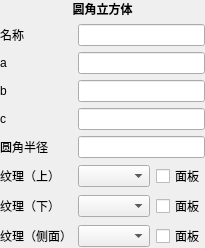
          <widget class="QWidget" name="rCubePanel">
           <layout class="QVBoxLayout" name="verticalLayout_6" stretch="0,1">
            <property name="leftMargin">
             <number>0</number>
            </property>
            <property name="topMargin">
             <number>0</number>
            </property>
            <property name="rightMargin">
             <number>0</number>
            </property>
            <property name="bottomMargin">
             <number>0</number>
            </property>
            <item>
             <widget class="QLabel" name="label_13">
              <property name="font">
               <font>
                <bold>true</bold>
               </font>
              </property>
              <property name="text">
               <string>圆角立方体</string>
              </property>
              <property name="alignment">
               <set>Qt::AlignmentFlag::AlignCenter</set>
              </property>
             </widget>
            </item>
            <item>
             <layout class="QFormLayout" name="formLayout_5">
              <item row="0" column="0">
               <widget class="QLabel" name="Label_18">
                <property name="text">
                 <string>名称</string>
                </property>
               </widget>
              </item>
              <item row="0" column="1">
               <widget class="QLineEdit" name="rCubeName"/>
              </item>
              <item row="1" column="0">
               <widget class="QLabel" name="aLabel_2">
                <property name="text">
                 <string>a</string>
                </property>
               </widget>
              </item>
              <item row="1" column="1">
               <widget class="QLineEdit" name="rCubeA"/>
              </item>
              <item row="2" column="0">
               <widget class="QLabel" name="bLabel_2">
                <property name="text">
                 <string>b</string>
                </property>
               </widget>
              </item>
              <item row="2" column="1">
               <widget class="QLineEdit" name="rCubeB"/>
              </item>
              <item row="3" column="0">
               <widget class="QLabel" name="cLabel_2">
                <property name="text">
                 <string>c</string>
                </property>
               </widget>
              </item>
              <item row="3" column="1">
               <widget class="QLineEdit" name="rCubeC"/>
              </item>
              <item row="4" column="0">
               <widget class="QLabel" name="Label_19">
                <property name="text">
                 <string>圆角半径</string>
                </property>
               </widget>
              </item>
              <item row="4" column="1">
               <widget class="QLineEdit" name="rCubeRadius"/>
              </item>
              <item row="5" column="0">
               <widget class="QLabel" name="Label_20">
                <property name="text">
                 <string>纹理（上）</string>
                </property>
               </widget>
              </item>
              <item row="6" column="0">
               <widget class="QLabel" name="Label_21">
                <property name="text">
                 <string>纹理（下）</string>
                </property>
               </widget>
              </item>
              <item row="7" column="0">
               <widget class="QLabel" name="Label_22">
                <property name="text">
                 <string>纹理（侧面）</string>
                </property>
               </widget>
              </item>
              <item row="5" column="1">
               <layout class="QHBoxLayout" name="horizontalLayout_22">
                <item>
                 <widget class="QComboBox" name="rCubeTexTop">
                  <property name="sizePolicy">
                   <sizepolicy hsizetype="Expanding" vsizetype="Fixed">
                    <horstretch>0</horstretch>
                    <verstretch>0</verstretch>
                   </sizepolicy>
                  </property>
                 </widget>
                </item>
                <item>
                 <widget class="QCheckBox" name="rCubeTexTopEditable">
                  <property name="text">
                   <string>面板</string>
                  </property>
                 </widget>
                </item>
               </layout>
              </item>
              <item row="6" column="1">
               <layout class="QHBoxLayout" name="horizontalLayout_23">
                <item>
                 <widget class="QComboBox" name="rCubeTexBottom">
                  <property name="sizePolicy">
                   <sizepolicy hsizetype="Expanding" vsizetype="Fixed">
                    <horstretch>0</horstretch>
                    <verstretch>0</verstretch>
                   </sizepolicy>
                  </property>
                 </widget>
                </item>
                <item>
                 <widget class="QCheckBox" name="rCubeTexBottomEditable">
                  <property name="text">
                   <string>面板</string>
                  </property>
                 </widget>
                </item>
               </layout>
              </item>
              <item row="7" column="1">
               <layout class="QHBoxLayout" name="horizontalLayout_24">
                <item>
                 <widget class="QComboBox" name="rCubeTexSide">
                  <property name="sizePolicy">
                   <sizepolicy hsizetype="Expanding" vsizetype="Fixed">
                    <horstretch>0</horstretch>
                    <verstretch>0</verstretch>
                   </sizepolicy>
                  </property>
                 </widget>
                </item>
                <item>
                 <widget class="QCheckBox" name="rCubeTexSideEditable">
                  <property name="text">
                   <string>面板</string>
                  </property>
                 </widget>
                </item>
               </layout>
              </item>
             </layout>
            </item>
           </layout>
          </widget>
